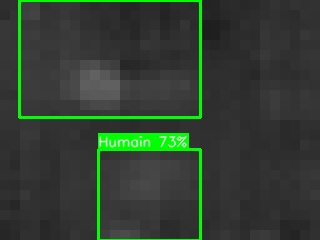
#> input picture results/result.jpg, 320 x 240 px
$ python main.py --image results/result.jpg
#> lines starting #> are read from the running program, lines starting #| are printed output that depends on the picture
#> in main, img0 is the input picture: shape (240, 320, 3); mean B, G, R 49.8, 61.8, 49.7
#| Image chargée: 320x240
"""
Détection thermique YOLOv8 sur Rock 5B (RK3588 NPU)
Usage: python3 main.py --image test.jpg
"""
import argparse
import time
from pathlib import Path

import cv2
import numpy as np
from rknnlite.api import RKNNLite

# Configuration
MODEL_PATH = Path(__file__).parent / "rknn" / "Version6.rknn"
CLASSES = ["Humain", "Objet_Chaud"]
COLORS = [(0, 255, 0), (0, 165, 255)]
IMG_SIZE = 320  # Le modèle attend 320x320


def letterbox(img, size=IMG_SIZE):
    """Redimensionne 320x240 → 320x320 en conservant le ratio, padding gris."""
#> called with size = 320
    h, w = img.shape[:2]
#> h = 240; w = 320
    r = min(size / h, size / w)
#> r = 1
    nw, nh = int(round(w * r)), int(round(h * r))
#> nw = 320; nh = 240
    dx, dy = (size - nw) / 2, (size - nh) / 2
#> dx = 0; dy = 40

    img = cv2.resize(img, (nw, nh), interpolation=cv2.INTER_LINEAR)
    top, bottom = int(round(dy - 0.1)), int(round(dy + 0.1))
#> top = 40; bottom = 40
    left, right = int(round(dx - 0.1)), int(round(dx + 0.1))
#> left = 0; right = 0
    img = cv2.copyMakeBorder(img, top, bottom, left, right,
                             cv2.BORDER_CONSTANT, value=(114, 114, 114))
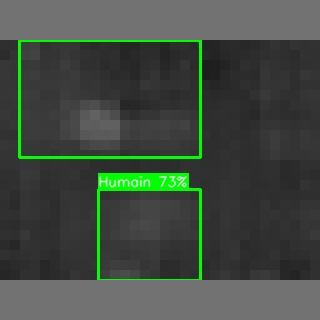
#> img: shape (320, 320, 3); mean B, G, R 65.9, 74.8, 65.8
    return img, r, (dx, dy)


# [92 lines left out: functions nms, postprocess, draw, not called in this run]


def main():
    parser = argparse.ArgumentParser(description="YOLOv8 thermique – Rock 5B NPU")
    parser.add_argument("--image", type=str, required=True)
    parser.add_argument("--model", type=str, default=str(MODEL_PATH))
    parser.add_argument("--conf", type=float, default=0.75)
    parser.add_argument("--iou", type=float, default=0.45)
    parser.add_argument("--out", type=str, default="results/result.jpg")
    args = parser.parse_args()

    # Charger image (320x240)
    img0 = cv2.imread(args.image)
    assert img0 is not None, f"Image introuvable: {args.image}"
    print(f"Image chargée: {img0.shape[1]}x{img0.shape[0]}")

    # Prétraitement : 320x240 → 320x320 (padding haut/bas de 40px)
    img, ratio, pad = letterbox(img0)
#> ratio = 1; pad = (0, 40)

    # --- CORRECTIONS ICI ---
    # 1. Utiliser cv2.COLOR_BGR2GRAY pour convertir l'image couleur en gris
    inp = cv2.cvtColor(img, cv2.COLOR_BGR2RGB)

    # 2. Ajouter les dimensions Batch (1) et Canal (1)
    # Format NHWC : (Batch, Hauteur, Largeur, Canaux) -> (1, 320, 320, 1)
    inp = np.expand_dims(inp, axis=0)
    # -----------------------

    # Initialiser NPU (3 cœurs = pleine puissance 6 TOPS)
    rknn = RKNNLite(verbose=False)
    assert rknn.load_rknn(args.model) == 0, "Échec load_rknn"
    assert rknn.init_runtime(core_mask=RKNNLite.NPU_CORE_0_1_2) == 0, "Échec init NPU"

    # Inférence
    t0 = time.perf_counter()
    outputs = rknn.inference(inputs=[inp])
    dt = (time.perf_counter() - t0) * 1000

    # Post-traitement
    boxes, scores, cls_ids = postprocess(
        outputs, img0.shape[:2], ratio, pad, args.conf, args.iou
    )

    # Résultat
    result, counts = draw(img0, boxes, scores, cls_ids)
    out_path = Path(args.out)
    out_path.parent.mkdir(parents=True, exist_ok=True)
    cv2.imwrite(str(out_path), result)
    rknn.release()

    # Affichage
    print(f"\n{'='*40}")
    print(f" Inférence NPU : {dt:.1f} ms")
    print(f"{'='*40}")
    total = 0
    for name, n in counts.items():
        print(f" {name:15s}: {n}")
        total += n
    print(f" {'Total':15s}: {total}")
    print(f"{'='*40}")
    print(f" Résultat → {out_path}\n")


if __name__ == "__main__":
    main()
#> (the call stopped at in main, `rknn = RKNNLite(verbose=False)`: rknnlite is not available in this run)
